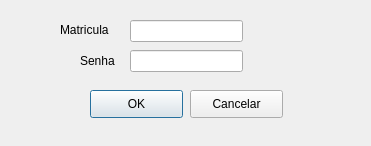
<?xml version="1.0" encoding="UTF-8"?>
<ui version="4.0">
 <class>login</class>
 <widget class="QDialog" name="login">
  <property name="geometry">
   <rect>
    <x>0</x>
    <y>0</y>
    <width>371</width>
    <height>146</height>
   </rect>
  </property>
  <property name="windowTitle">
   <string>Dialog</string>
  </property>
  <property name="windowIcon">
   <iconset>
    <normaloff>icone.png</normaloff>icone.png</iconset>
  </property>
  <widget class="QLabel" name="label">
   <property name="geometry">
    <rect>
     <x>80</x>
     <y>53</y>
     <width>51</width>
     <height>16</height>
    </rect>
   </property>
   <property name="text">
    <string>Senha</string>
   </property>
  </widget>
  <widget class="QLineEdit" name="lineEdit">
   <property name="geometry">
    <rect>
     <x>130</x>
     <y>50</y>
     <width>113</width>
     <height>22</height>
    </rect>
   </property>
   <property name="echoMode">
    <enum>QLineEdit::Password</enum>
   </property>
  </widget>
  <widget class="QPushButton" name="pushButton">
   <property name="geometry">
    <rect>
     <x>90</x>
     <y>90</y>
     <width>93</width>
     <height>28</height>
    </rect>
   </property>
   <property name="text">
    <string>OK</string>
   </property>
  </widget>
  <widget class="QPushButton" name="pushButton_2">
   <property name="geometry">
    <rect>
     <x>190</x>
     <y>90</y>
     <width>93</width>
     <height>28</height>
    </rect>
   </property>
   <property name="text">
    <string>Cancelar</string>
   </property>
  </widget>
  <widget class="QLabel" name="label_2">
   <property name="geometry">
    <rect>
     <x>60</x>
     <y>22</y>
     <width>55</width>
     <height>16</height>
    </rect>
   </property>
   <property name="text">
    <string>Matricula</string>
   </property>
  </widget>
  <widget class="QLineEdit" name="lineEdit_2">
   <property name="geometry">
    <rect>
     <x>130</x>
     <y>20</y>
     <width>113</width>
     <height>22</height>
    </rect>
   </property>
   <property name="echoMode">
    <enum>QLineEdit::Normal</enum>
   </property>
  </widget>
 </widget>
 <resources/>
 <connections/>
</ui>
